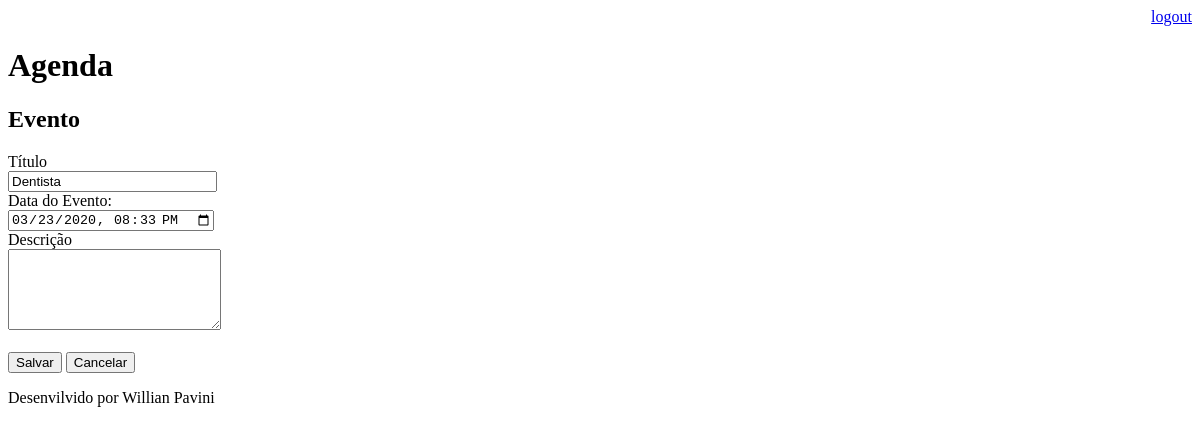
/agenda/evento/?id=13 (signed in), run on an earlier commit of the app's database.
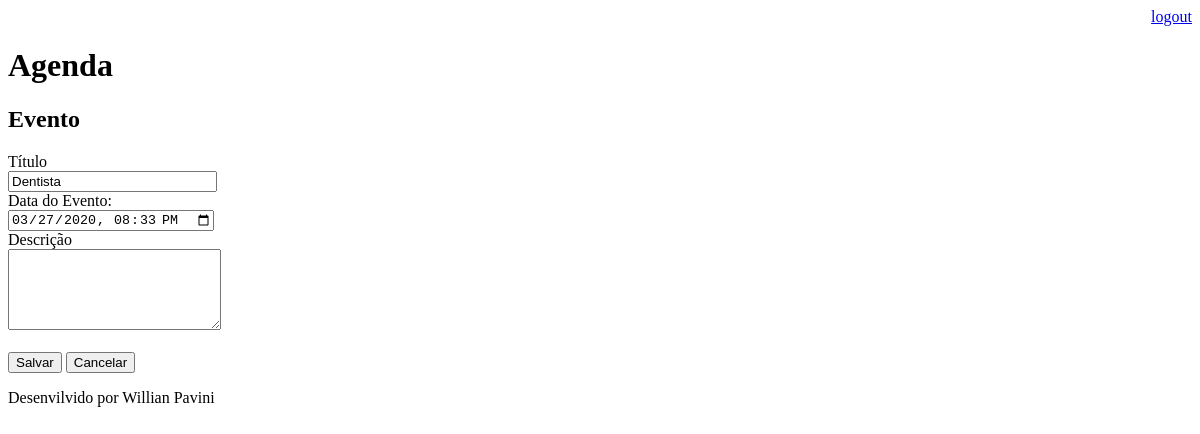
And on a later commit of the database.
### core/models.py (models this page shows, shortened)
class Evento(models.Model):
    titulo = models.CharField(max_length=100)
    descricao = models.TextField(blank=True, null=True)
    data_evento = models.DateTimeField(verbose_name='Data do Evento')
    data_criacao = models.DateTimeField(auto_now=True)
    usuario = models.ForeignKey(User, on_delete=models.CASCADE)
    class Meta:
        db_table = 'evento'
    def get_data_input_evento(self):
        return self.data_evento.strftime('%Y-%m-%dT%H:%M')

### core/views.py (the view)
# urls.py: path('agenda/evento/', views.evento),
@login_required(login_url='/login/')
def evento(request):
    id_evento = request.GET.get('id')
    dados = {}
    if id_evento:
        dados['evento'] = Evento.objects.get(id=id_evento)
    return render(request, 'evento.html', dados)

### templates/evento.html (shortened to what this page needs)
{% extends "model-page.html" %}
{% block content %}
<h2>Evento</h2>
<form action="submit" method="POST"> {% csrf_token %}
    <label>Título</label>
    <br>
    <input type="text" name="titulo" size="23" value="{{ evento.titulo }}">
    <br>
    <label>Data do Evento:</label>
    <br>
    <input type="datetime-local" name="data_evento" value="{{ evento.get_data_input_evento }}">
    <br>
    <label>Descrição</label>
    <br>
    <textarea name="descricao" rows="5" cols="24">{{ evento.descricao }}</textarea>
    <br><br>
    <button type="submit">Salvar</button>
    <a href="/">
        <button type="button">Cancelar</button>
    </a>
</form>
{% endblock %}

### templates/model-page.html
<!DOCTYPE html>
<html lang="en">
<head>
    {% include "model-header.html" %}
</head>
<body>
    {% block content %} {% endblock %}
    {% include "model-footer.html" %}
</body>
</html>

### templates/model-header.html (shortened to what this page needs)
<div align="right">
    <a href="/logout">logout</a>
</div>
<h1>Agenda</h1>

### templates/model-footer.html
<p>Desenvilvido por Willian Pavini</p>

What changed in the data, as far as the page shows it:
changed Evento "Dentista": data_evento "03/23/2020 20:33" → "03/27/2020 20:33"
